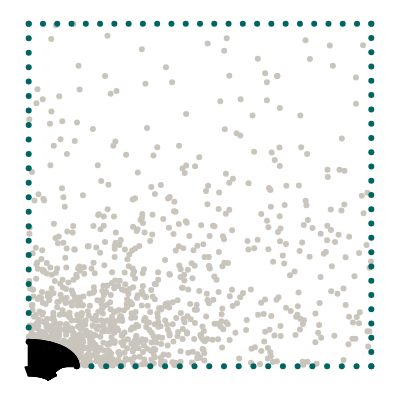

Notebook cell for this chart:
### Code cell
import torch
from torch.optim.lr_scheduler import StepLR, ExponentialLR
import numpy as np
from scipy.stats import qmc
from plotly.express.colors import sequential
import plotly.graph_objects as go
import plotly.figure_factory as ff
from tqdm import tqdm
import matplotlib.pyplot as plt
from scipy.interpolate import interp1d

from global_constants import L, R, MU, LBD, N1, N2

torch.set_default_dtype(torch.float32)
device = torch.device('cuda' if torch.cuda.is_available() else 'cpu')

# Elliptical axis in x direction
Rx = 0.14
# Elliptical axis in y direction
Ry = R**2 / Rx
# Number of points for one boundary 
N = 25
# Number of collocation points
collo_number = 1024

# Number of hidden neurons
hn = 50 #previous value hn->50

# Weight of PDE loss
# W_PDE = 0.00001 #previous value -> 0.001
# # Weight of Neumann loss
# W_NEU = 0.0005 #previous value -> 0.05 
# # Weight of data losses
# W_STRESS = 0.0
# W_DISP = 0.0


# Load reference data
data_input = torch.as_tensor(
    np.loadtxt(f"data/inputs_Rx={Rx}.csv", delimiter=","), device=device
)
print(torch.cuda.is_available())
print(device)
data_output = torch.as_tensor(
    np.loadtxt(f"data/outputs_Rx={Rx}.csv", delimiter=","), device=device
)

# Create collocation points
points = L * qmc.LatinHypercube(d=2).random(N**4)
mask = (((points[:, 0] ** 2) / (Rx**2)) + ((points[:, 1] ** 2) / (Ry**2))) > 1
valid_points = points[mask]
density = 1 / (valid_points[:,0]**2 / Rx**2 + valid_points[:,1]**2 / Ry**2)
selected_points = np.random.choice(len(valid_points[:,0]), size= collo_number, replace= False,  p = density / np.sum(density))
collocation = torch.tensor(valid_points[selected_points], requires_grad=True, device=device)
print(device)

# Boundary points
x_top = torch.linspace(0, L, N, requires_grad=True)
y_top = L * torch.ones((N, 1), requires_grad=True)
top = torch.column_stack([x_top, y_top])
top = top.to(device)

NN = int(N * (L - Rx) / L)
x_bottom = torch.linspace(Rx, L, NN)
y_bottom = torch.zeros((NN, 1))
bottom = torch.column_stack([x_bottom, y_bottom])
bottom = bottom.to(device)

NN = int(N * (L - Ry) / L)
x_left = torch.zeros((NN, 1))
y_left = torch.linspace(Ry, L, NN)
left = torch.column_stack([x_left, y_left])
left = left.to(device)

x_right = L * torch.ones((N, 1))
y_right = torch.linspace(0, L, N)
right = torch.column_stack([x_right, y_right])
right = right.to(device)

phi = np.linspace(0, 0.5 * np.pi, int(5*N * np.pi * Rx / L))
x_hole = torch.tensor(Rx * np.cos(phi), requires_grad=True)
y_hole = torch.tensor(Ry * np.sin(phi), requires_grad=True)
n_hole = torch.tensor(np.stack([-Ry * np.cos(phi), -Rx * np.sin(phi)]).T)
n_hole = n_hole / torch.linalg.norm(n_hole, axis=1)[:, None]
hole = torch.column_stack([x_hole, y_hole])
hole = hole.float()
n_hole = n_hole.float()
hole = hole.to(device)
n_hole = n_hole.to(device)

# Visualize geometry
with torch.no_grad():
    mode = "markers"
    gray = dict(color="#C9C5BC")
    green = dict(color="#006561")
    black = dict(color="black")
    fig = ff.create_quiver(hole[:, 0].cpu(), hole[:, 1].cpu(), n_hole[:, 0].cpu(), n_hole[:, 1].cpu(), marker=black)
    fig.add_trace(go.Scatter(x=collocation[:, 0].cpu(), y=collocation[:, 1].cpu(), mode=mode, marker=gray))
    fig.add_trace(go.Scatter(x=top[:, 0].cpu(), y=top[:, 1].cpu(), mode=mode, marker=green))
    fig.add_trace(go.Scatter(x=bottom[:, 0].cpu(), y=bottom[:, 1].cpu(), mode=mode, marker=green))
    fig.add_trace(go.Scatter(x=left[:, 0].cpu(), y=left[:, 1].cpu(), mode=mode, marker=green))
    fig.add_trace(go.Scatter(x=right[:, 0].cpu(), y=right[:, 1].cpu(), mode=mode, marker=green))
    fig.add_trace(go.Scatter(x=hole[:, 0].cpu(), y=hole[:, 1].cpu(), mode=mode, marker=black))
    fig.layout.yaxis.scaleanchor = "x"
    fig.update_layout(
        template="none",
        width=400,
        height=400,
        margin=dict(l=0, r=0, b=0, t=0),
        showlegend=False,
    )
    fig.update_xaxes(visible=False)
    fig.update_yaxes(visible=False)
    fig.show()

### Figure 1 — Plotly figure (JSON) as saved in the notebook; plotly's stock layout.template omitted (floating-point values rounded to 4 significant figures; data arrays with more than 128 entries replaced by an {"elided": "..."} marker saying what was removed)
{"data": [{"marker": {"color": "black"}, "mode": "lines", "type": "scatter", "x": {"elided": "378 float values"}, "y": {"elided": "378 float values"}}, {"marker": {"color": "#C9C5BC"}, "mode": "markers", "type": "scatter", "x": {"elided": "1024 float values"}, "y": {"elided": "1024 float values"}}, {"marker": {"color": "#006561"}, "mode": "markers", "type": "scatter", "x": [0, 0.04167, 0.08333, 0.125, 0.1667, 0.2083, 0.25, 0.2917, 0.3333, 0.375, 0.4167, 0.4583, 0.5, 0.5417, 0.5833, 0.625, 0.6667, 0.7083, 0.75, 0.7917, 0.8333, 0.875, 0.9167, 0.9583, 1], "y": [1, 1, 1, 1, 1, 1, 1, 1, 1, 1, 1, 1, 1, 1, 1, 1, 1, 1, 1, 1, 1, 1, 1, 1, 1]}, {"marker": {"color": "#006561"}, "mode": "markers", "type": "scatter", "x": [0.14, 0.183, 0.226, 0.269, 0.312, 0.355, 0.398, 0.441, 0.484, 0.527, 0.57, 0.613, 0.656, 0.699, 0.742, 0.785, 0.828, 0.871, 0.914, 0.957, 1], "y": [0, 0, 0, 0, 0, 0, 0, 0, 0, 0, 0, 0, 0, 0, 0, 0, 0, 0, 0, 0, 0]}, {"marker": {"color": "#006561"}, "mode": "markers", "type": "scatter", "x": [0, 0, 0, 0, 0, 0, 0, 0, 0, 0, 0, 0, 0, 0, 0, 0, 0, 0, 0, 0, 0, 0, 0], "y": [0.07143, 0.1136, 0.1558, 0.1981, 0.2403, 0.2825, 0.3247, 0.3669, 0.4091, 0.4513, 0.4935, 0.5357, 0.5779, 0.6201, 0.6623, 0.7045, 0.7468, 0.789, 0.8312, 0.8734, 0.9156, 0.9578, 1]}, {"marker": {"color": "#006561"}, "mode": "markers", "type": "scatter", "x": [1, 1, 1, 1, 1, 1, 1, 1, 1, 1, 1, 1, 1, 1, 1, 1, 1, 1, 1, 1, 1, 1, 1, 1, 1], "y": [0, 0.04167, 0.08333, 0.125, 0.1667, 0.2083, 0.25, 0.2917, 0.3333, 0.375, 0.4167, 0.4583, 0.5, 0.5417, 0.5833, 0.625, 0.6667, 0.7083, 0.75, 0.7917, 0.8333, 0.875, 0.9167, 0.9583, 1]}, {"marker": {"color": "black"}, "mode": "markers", "type": "scatter", "x": [0.14, 0.1399, 0.1398, 0.1394, 0.139, 0.1385, 0.1378, 0.137, 0.1361, 0.135, 0.1339, 0.1326, 0.1312, 0.1297, 0.1281, 0.1264, 0.1246, 0.1226, 0.1205, 0.1184, 0.1161, 0.1137, 0.1113, 0.1087, 0.1061, 0.1033, 0.1005, 0.09752, 0.0945, 0.0914, 0.08821, 0.08495, 0.08162, 0.07821, 0.07474, 0.07119, 0.06759, 0.06393, 0.06021, 0.05644, 0.05262, 0.04875, 0.04484, 0.04089, 0.0369, 0.03288, 0.02884, 0.02476, 0.02067, 0.01656, 0.01243, 0.008294, 0.004149, 8.573e-18], "y": [0, 0.002117, 0.004231, 0.006343, 0.008448, 0.01055, 0.01264, 0.01471, 0.01678, 0.01883, 0.02086, 0.02288, 0.02487, 0.02684, 0.02879, 0.03072, 0.03262, 0.03449, 0.03632, 0.03813, 0.0399, 0.04164, 0.04334, 0.04501, 0.04663, 0.04821, 0.04975, 0.05125, 0.0527, 0.05411, 0.05547, 0.05678, 0.05803, 0.05924, 0.0604, 0.0615, 0.06255, 0.06355, 0.06449, 0.06537, 0.06619, 0.06696, 0.06767, 0.06831, 0.0689, 0.06943, 0.0699, 0.0703, 0.07065, 0.07093, 0.07115, 0.0713, 0.0714, 0.07143]}], "layout": {"height": 400, "hovermode": "closest", "margin": {"b": 0, "l": 0, "r": 0, "t": 0}, "showlegend": false, "width": 400, "xaxis": {"visible": false}, "yaxis": {"scaleanchor": "x", "visible": false}}}
